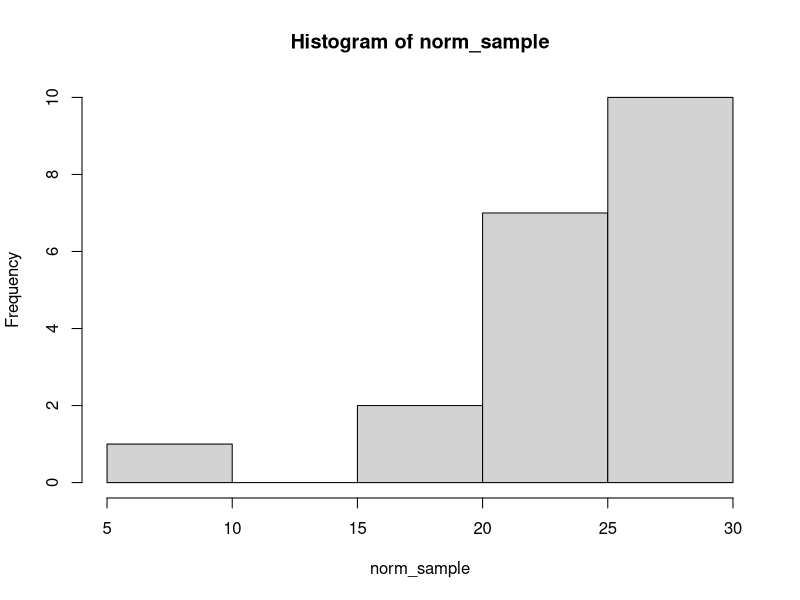
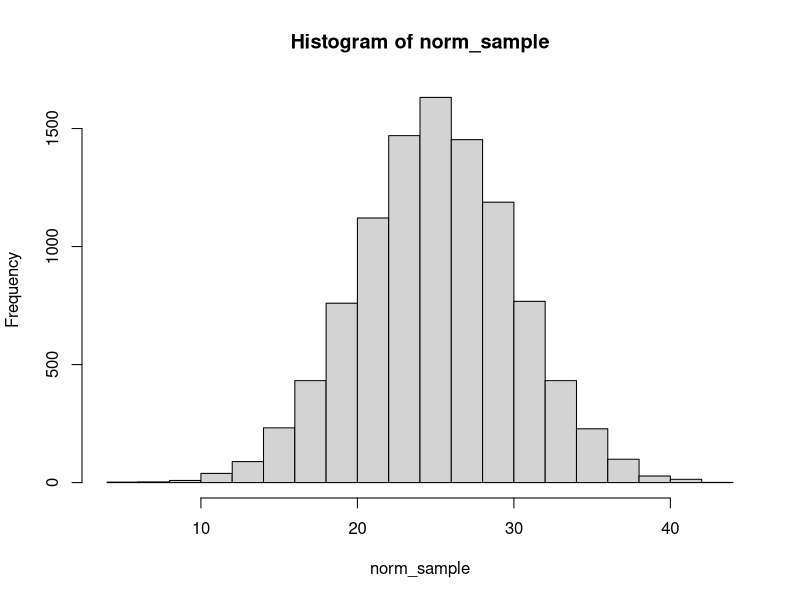

R code for these plots, in order:
## ---- chunk 1
#create a world of sick and healthy patients
nsick <- 3000
nhealthy <- 7000
patient_sick <- c(rep(T, nsick), rep(F, nhealthy))
## ---- chunk 2
#administer the tests, get the results 
test_results <- c(rep(T, nsick*(99/100)), 
                     rep(F, nsick*(1/100)),
                     rep(T, nhealthy*(2/10)), 
                     rep(F, nhealthy*(8/10)))
## ---- chunk 3
#get the number of positive test results from the total number of test results
mean(test_results)
## ---- chunk 4
norm_sample <- rnorm(20, 25, 5)
## ---- chunk 5
hist(norm_sample)
## ---- chunk 6
norm_sample <- rnorm(10000, 25, 5)
hist(norm_sample)
## ---- chunk 7
pnorm(q=60,
      mean=50,
      sd = 10,
      lower.tail = TRUE)
## ---- chunk 8
dnorm(x=50,
      mean = 50, 10)
## ---- chunk 9
unif_sample <- runif(100, 0, 1) 
## ---- chunk 10
punif(30, min=0, max=60, lower.tail = TRUE) - punif(20, min=0, max=60, lower.tail = TRUE)
## ---- chunk 11
dunif(2, 0, 60)
## ---- chunk 12
exam <- rbinom(5, 10, 0.6)
mean(exam)
